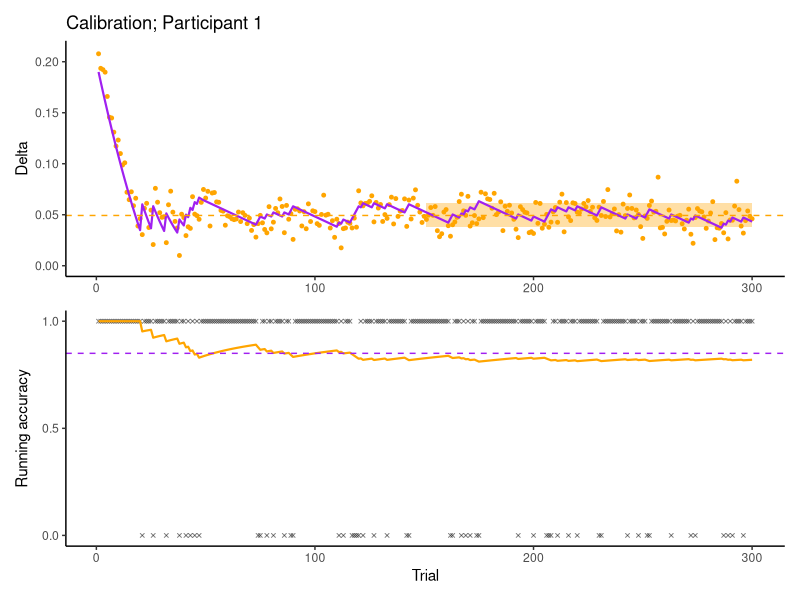

Recreate this plot in R. (Note: this script raises an error after producing the figure.)
# Clear workspace
rm(list = ls())

library("dplyr")
library("readr")
library("tidyr")
library("ggplot2")
library("patchwork")
library("zoo")

dat <- read_csv("data/data_virus_all.csv", show_col_types = FALSE)

WINDOW <- 25
TARGET_ACC <- 0.85
BURN_IN_TRIALS <- 50
CALIB_SUMMARY_LAST_N <- 150

safe_max <- function(x, fallback = 0.25) {
  value <- suppressWarnings(max(x, na.rm = TRUE))
  if (is.finite(value)) value else fallback
}

condition_label <- function(aid_condition) {
  out <- dplyr::case_when(
    !is.na(aid_condition) & aid_condition == "simultaneous" ~ "Aid + stimulus",
    !is.na(aid_condition) & aid_condition == "aid_first" ~ "Aid first",
    !is.na(aid_condition) & aid_condition == "stimulus_first_change" ~ "Stimulus first, change allowed",
    TRUE ~ NA_character_
  )
  factor(out, levels = c("Aid + stimulus", "Aid first", "Stimulus first, change allowed"))
}

add_running_accuracy <- function(data) {
  data %>%
    arrange(trial) %>%
    mutate(
      correct_num = if_else(is.na(correct), 0, as.numeric(correct)),
      aid_correct_num = case_when(
        aid_correct %in% c(TRUE, 1, "1", "TRUE", "True", "true") ~ 1,
        aid_correct %in% c(FALSE, 0, "0", "FALSE", "False", "false") ~ 0,
        TRUE ~ NA_real_
      ),
      acc_running = cumsum(correct_num) / row_number(),
      acc_slide = rollapply(
        correct_num,
        width = WINDOW,
        FUN = mean,
        align = "right",
        fill = NA,
        partial = TRUE
      )
    )
}

make_calibration_plot <- function(dat_calib, pid) {
  dat_calib <- add_running_accuracy(dat_calib)
  dat_calib_post <- dat_calib %>% filter(trial > BURN_IN_TRIALS)
  dat_calib_lastN <- dat_calib_post %>%
    slice_tail(n = min(CALIB_SUMMARY_LAST_N, nrow(dat_calib_post)))

  delta_mean <- mean(dat_calib_lastN$delta_stair_realised, na.rm = TRUE)
  delta_sd <- sd(dat_calib_lastN$delta_stair_realised, na.rm = TRUE)
  lastN_start_trial <- min(dat_calib_lastN$trial, na.rm = TRUE)
  y_max <- ceiling(safe_max(dat_calib$delta_stair_realised) * 100) / 100

  p_delta <- ggplot(dat_calib, aes(x = trial)) +
    geom_ribbon(
      data = dat_calib %>% filter(trial >= lastN_start_trial),
      aes(ymin = delta_mean - delta_sd, ymax = delta_mean + delta_sd),
      fill = "orange",
      alpha = 0.35
    ) +
    geom_point(aes(y = delta_stair_realised), colour = "orange", size = 1) +
    geom_line(aes(y = delta_stair_mean), colour = "purple", linewidth = 0.75) +
    geom_hline(yintercept = delta_mean, linetype = "dashed", colour = "orange") +
    scale_y_continuous(limits = c(0, y_max)) +
    labs(x = NULL, y = "Delta", title = paste0("Calibration; Participant ", pid)) +
    theme_classic()

  p_acc <- ggplot(dat_calib, aes(x = trial)) +
    geom_point(aes(y = correct_num), shape = 4, size = 1, alpha = 0.5) +
    geom_line(aes(y = acc_running), linewidth = 0.75, colour = "orange") +
    geom_hline(yintercept = TARGET_ACC, linetype = 2, colour = "purple") +
    scale_y_continuous(limits = c(0, 1), breaks = c(0, 0.5, 1)) +
    labs(x = "Trial", y = "Running accuracy") +
    theme_classic()

  p_delta / p_acc
}

make_automation_plot <- function(dat_auto, pid) {
  dat_auto <- add_running_accuracy(dat_auto)
  label <- unique(dat_auto$aid_condition_label)[1]
  aid_acc <- mean(dat_auto$aid_correct_num, na.rm = TRUE)
  observed_acc <- mean(dat_auto$correct_num, na.rm = TRUE)
  delta_mean <- dat_auto$delta_fixed_mean[1]
  delta_sd <- dat_auto$delta_fixed_sd[1]
  y_max <- ceiling(safe_max(abs(0.5 - dat_auto$vblack_prop)) * 100) / 100

  p_delta <- ggplot(dat_auto, aes(x = trial)) +
    geom_ribbon(
      aes(ymin = delta_mean - delta_sd, ymax = delta_mean + delta_sd),
      fill = "orange",
      alpha = 0.35
    ) +
    geom_point(aes(y = abs(0.5 - vblack_prop)), colour = "orange", size = 1) +
    geom_hline(yintercept = delta_mean, linetype = "dashed", colour = "orange") +
    scale_y_continuous(limits = c(0, y_max)) +
    labs(
      x = NULL,
      y = "Delta",
      title = paste0(label, " automation block; Participant ", pid)
    ) +
    theme_classic()

  p_acc <- ggplot(dat_auto, aes(x = trial)) +
    geom_point(aes(y = aid_correct_num), shape = 1, size = 1.4, alpha = 0.6, colour = "forestgreen") +
    geom_point(aes(y = correct_num), shape = 4, size = 1, alpha = 0.5) +
    geom_line(aes(y = acc_running), linewidth = 0.75, colour = "orange") +
    geom_hline(yintercept = TARGET_ACC, linetype = 2, colour = "purple") +
    geom_hline(yintercept = observed_acc, colour = "orange", alpha = 0.6) +
    annotate("text", x = Inf, y = -Inf, hjust = 1.05, vjust = -5,
             label = sprintf("Aid acc = %.2f", aid_acc), size = 3.5) +
    annotate("text", x = Inf, y = -Inf, hjust = 1.05, vjust = -3,
             label = sprintf("Observed acc = %.2f", observed_acc), size = 3.5) +
    scale_y_continuous(limits = c(0, 1), breaks = c(0, 0.5, 1)) +
    labs(x = "Trial", y = "Running accuracy") +
    theme_classic()

  p_delta / p_acc
}

if (!dir.exists("plots")) {
  dir.create("plots", recursive = TRUE)
}

participant_ids <- sort(unique(dat$participant_id))

for (pid in participant_ids) {
  dat_pid <- dat %>% filter(participant_id == pid)
  dat_calib <- dat_pid %>% filter(block == "CALIBRATION")

  if (!nrow(dat_calib)) {
    warning("Skipping participant ", pid, ": no calibration block found.")
    next
  }

  p_calib <- make_calibration_plot(dat_calib, pid)

  dat_auto <- dat_pid %>%
    mutate(aid_condition_label = condition_label(aid_condition)) %>%
    filter(block == "AUTOMATION", !is.na(aid_condition_label))

  auto_plots <- dat_auto %>%
    group_split(aid_condition_label, .keep = TRUE) %>%
    lapply(make_automation_plot, pid = pid)

  p_combo <- wrap_plots(c(list(p_calib), auto_plots), ncol = 1)

  ggsave(
    filename = paste0("plots/combined_aid_condition_p", pid, ".pdf"),
    plot = p_combo,
    device = cairo_pdf,
    width = 10,
    height = 14,
    units = "in"
  )
}
